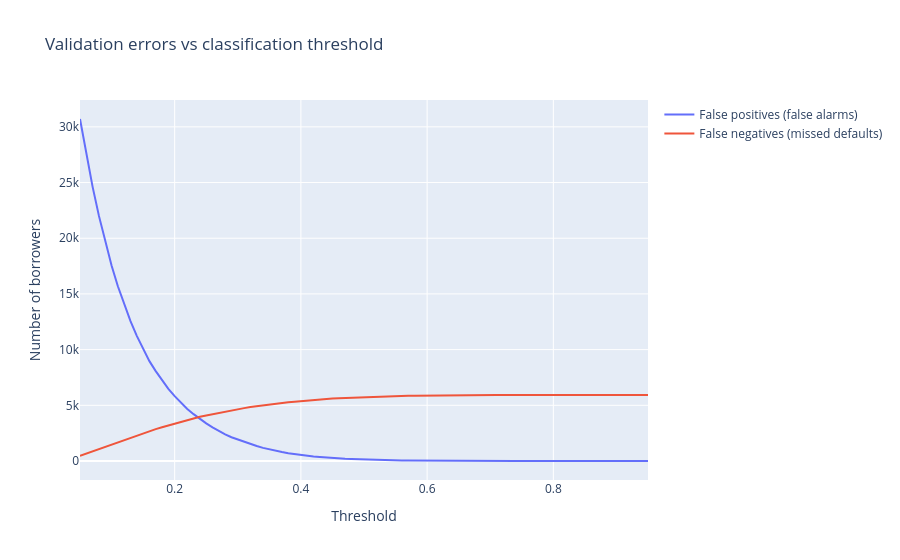

The notebook cell this image was saved under:
### Markdown cell above
A high accuracy and low recall because there are less actual default cases than non-default cases

### Code cell
# testing a range of different thresholds on the validation data 
thresholds = np.round(np.arange(0.05,0.951,0.01),2)
validation_results = pd.DataFrame([
    metrics_at(y_val,p_val,t) for t in thresholds
])
# show the metrics for the thresholds that satisfy the threholds in this list 
display(validation_results.loc[validation_results['Threshold'].isin([0.10,0.15,0.20,0.25,0.30,0.50,0.70,0.90])].round(3))
# plot the mertics 
fig = go.Figure()
for col,label in [('FP','False positives (false alarms)'),('FN','False negatives (missed defaults)')]:
    fig.add_trace(go.Scatter(x=validation_results['Threshold'],
                             y=validation_results[col],mode='lines',name=label))
fig.update_layout(title='Validation errors vs classification threshold',
                  xaxis_title='Threshold',yaxis_title='Number of borrowers')
fig.show()

### Figure 1 — Plotly figure (JSON) as saved in the notebook; plotly's stock layout.template omitted (floating-point values rounded to 4 significant figures)
{"data": [{"mode": "lines", "name": "False positives (false alarms)", "type": "scatter", "x": [0.05, 0.06, 0.07, 0.08, 0.09, 0.1, 0.11, 0.12, 0.13, 0.14, 0.15, 0.16, 0.17, 0.18, 0.19, 0.2, 0.21, 0.22, 0.23, 0.24, 0.25, 0.26, 0.27, 0.28, 0.29, 0.3, 0.31, 0.32, 0.33, 0.34, 0.35, 0.36, 0.37, 0.38, 0.39, 0.4, 0.41, 0.42, 0.43, 0.44, 0.45, 0.46, 0.47, 0.48, 0.49, 0.5, 0.51, 0.52, 0.53, 0.54, 0.55, 0.56, 0.57, 0.58, 0.59, 0.6, 0.61, 0.62, 0.63, 0.64, 0.65, 0.66, 0.67, 0.68, 0.69, 0.7, 0.71, 0.72, 0.73, 0.74, 0.75, 0.76, 0.77, 0.78, 0.79, 0.8, 0.81, 0.82, 0.83, 0.84, 0.85, 0.86, 0.87, 0.88, 0.89, 0.9, 0.91, 0.92, 0.93, 0.94, 0.95], "y": [30706, 27535, 24614, 22008, 19663, 17553, 15685, 14014, 12553, 11235, 10035, 8965, 8073, 7268, 6483, 5820, 5231, 4673, 4205, 3766, 3377, 3024, 2682, 2386, 2132, 1927, 1725, 1516, 1341, 1177, 1039, 908, 801, 699, 615, 541, 480, 408, 359, 307, 270, 232, 198, 175, 153, 131, 111, 98, 78, 64, 56, 46, 42, 36, 29, 27, 21, 17, 15, 10, 9, 6, 5, 3, 1, 0, 0, 0, 0, 0, 0, 0, 0, 0, 0, 0, 0, 0, 0, 0, 0, 0, 0, 0, 0, 0, 0, 0, 0, 0, 0]}, {"mode": "lines", "name": "False negatives (missed defaults)", "type": "scatter", "x": [0.05, 0.06, 0.07, 0.08, 0.09, 0.1, 0.11, 0.12, 0.13, 0.14, 0.15, 0.16, 0.17, 0.18, 0.19, 0.2, 0.21, 0.22, 0.23, 0.24, 0.25, 0.26, 0.27, 0.28, 0.29, 0.3, 0.31, 0.32, 0.33, 0.34, 0.35, 0.36, 0.37, 0.38, 0.39, 0.4, 0.41, 0.42, 0.43, 0.44, 0.45, 0.46, 0.47, 0.48, 0.49, 0.5, 0.51, 0.52, 0.53, 0.54, 0.55, 0.56, 0.57, 0.58, 0.59, 0.6, 0.61, 0.62, 0.63, 0.64, 0.65, 0.66, 0.67, 0.68, 0.69, 0.7, 0.71, 0.72, 0.73, 0.74, 0.75, 0.76, 0.77, 0.78, 0.79, 0.8, 0.81, 0.82, 0.83, 0.84, 0.85, 0.86, 0.87, 0.88, 0.89, 0.9, 0.91, 0.92, 0.93, 0.94, 0.95], "y": [458, 662, 866, 1050, 1269, 1473, 1684, 1886, 2095, 2290, 2483, 2682, 2865, 3037, 3201, 3373, 3520, 3677, 3834, 3968, 4090, 4209, 4326, 4438, 4541, 4636, 4747, 4842, 4921, 5007, 5085, 5151, 5211, 5272, 5322, 5377, 5429, 5476, 5516, 5562, 5601, 5637, 5661, 5690, 5711, 5736, 5754, 5769, 5788, 5806, 5820, 5835, 5852, 5864, 5874, 5882, 5886, 5891, 5898, 5901, 5911, 5917, 5919, 5924, 5926, 5928, 5929, 5929, 5929, 5930, 5931, 5931, 5931, 5931, 5931, 5931, 5931, 5931, 5931, 5931, 5931, 5931, 5931, 5931, 5931, 5931, 5931, 5931, 5931, 5931, 5931]}], "layout": {"title": {"text": "Validation errors vs classification threshold"}, "xaxis": {"title": {"text": "Threshold"}}, "yaxis": {"title": {"text": "Number of borrowers"}}}}
